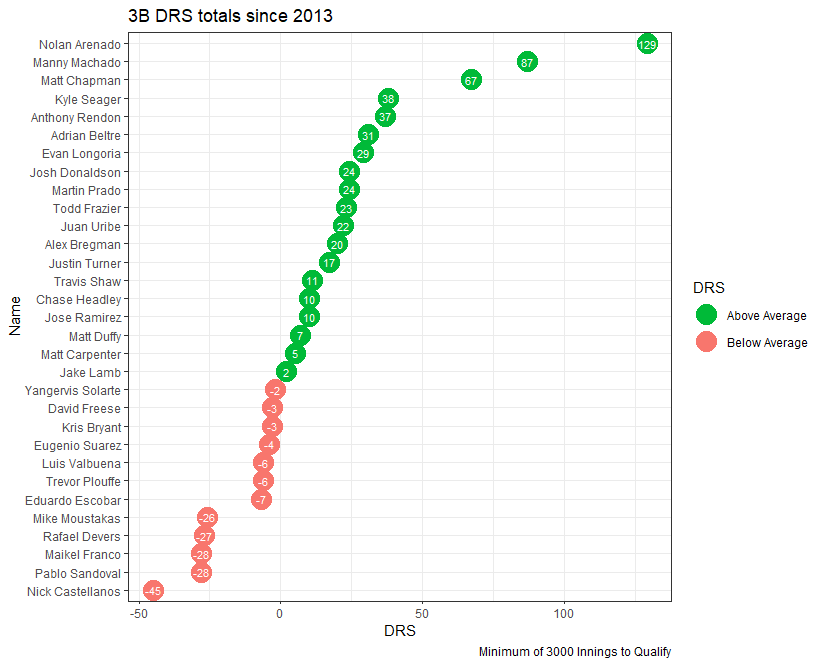

Write the R code that produced this figure.
#Set working directory

setwd("C:/Users/daily/Desktop/Repositories/MiscVisuals/Diverging Dot Plots")

#Load necessary libraries

library(tidyverse)
library(ggplot2)
theme_set(theme_bw())

#Import data

def_data <- read.csv("C:/Users/daily/Desktop/Repositories/MiscVisuals/Diverging Dot Plots/Nolan Arenado Def.csv")

#Create a new column for above and below average DRS

def_data <- def_data %>%
  mutate(def_type = ifelse(DRS > 0, "Above Average", "Below Average")) %>%
  arrange(-DRS)

#Change to factor to keep order

def_data$Name <- factor(def_data$Name, levels = def_data$Name)

#Create visual for UZR

def_data %>%
  ggplot(aes(x = Name, y = DRS, label = DRS)) +
  geom_point(stat = "identity", aes(col = def_type), size = 7) +
  geom_text(color = "white", size = 3) +
  scale_color_manual(name = "DRS", 
                     labels = c("Above Average", "Below Average"), 
                     values = c("Above Average"="#00ba38", "Below Average"="#f8766d")) +
  scale_x_discrete(limits = rev) +
  coord_flip() +
  labs(title = "3B DRS totals since 2013",
       caption = "Minimum of 3000 Innings to Qualify")
